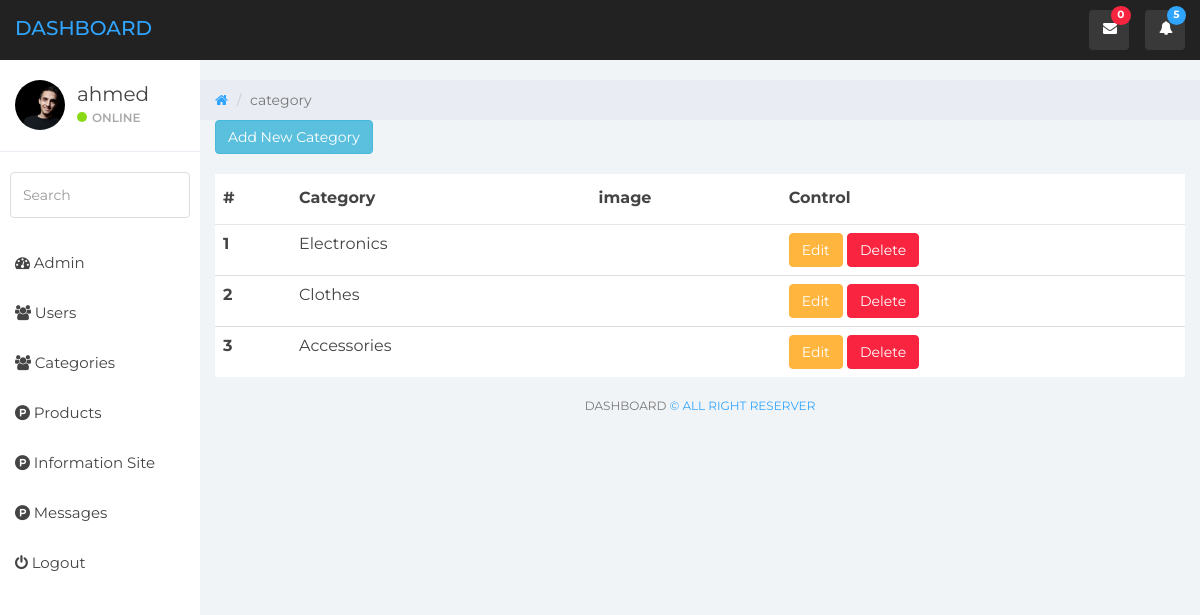
Page /final_project/dashboard/categories.php (signed in) on the committed database.
### tables this page shows
CREATE TABLE `category` (
  `id` int(11) NOT NULL,
  `name` varchar(20) NOT NULL,
  `img` text NOT NULL
);

### final_project/dashboard/view/view_category.php (the view, shortened to what this page needs)
	<a href="?do=add" class="btn btn-info">Add New Category</a>
				<br><br>
				<table class="table table-hover">
  <thead>
    <tr>
      <th scope="col">#</th>
      <th scope="col">Category</th>
      <th scope="col">image</th>
      <th scope="col">Control</th>
    </tr>
  </thead>
  <tbody>
<?php
$index = 1;
$select_categories = "SELECT * FROM category";
$result_categories = $conn->query($select_categories);
foreach ($result_categories as $key) {
	?>
	 <tr>
      <th><?php echo $index++ ?></th>
      <td><?php echo $key['name']; ?></td>
      <td><?php echo $key['img']; ?></td>
      <td>
      	<a href="?do=edit&id=<?php echo $key['id']; ?>" class="btn btn-warning">Edit</a>
<button type="button" class="btn btn-danger" data-toggle="modal" data-target="#exampleModal<?php echo $key['id'];?>">
  Delete
</button>
      </td>
    </tr>
<?php
}
?>
  </tbody>
</table>

### final_project/dashboard/css/styles.css (style rules this page uses)
body { background: #f1f4f7; padding-top: 60px; font-size: 14px; color: #444444; font-family: "Montserrat", "Helvetica Neue", Helvetica, Arial, sans-serif; }
a, a:hover, a:focus { color: #30a5ff; }
.btn-warning, .btn-warning:hover, .btn-warning:focus, .btn-warning:active, .btn-warning.active, .open > .dropdown-toggle.btn-warning, .btn-warning.disabled, .btn-warning[disabled], fieldset[disabled] .btn-warning, .btn-warning.disabled:hover, .btn-warning[disabled]:hover, fieldset[disabled] .btn-warning:hover, .btn-warning.disabled:focus, .btn-warning[disabled]:focus, fieldset[disabled] .btn-warning:focus, .btn-warning.disabled:active, .btn-warning[disabled]:active, fieldset[disabled] .btn-warning:active, .btn-warning.disabled.active, .btn-warning[disabled].active, fieldset[disabled] .btn-warning.active { background-color: #ffb53e; border-color: #ffb53e; }
.btn-danger, .btn-danger:hover, .btn-danger:focus, .btn-danger:active, .btn-danger.active, .open > .dropdown-toggle.btn-danger, .btn-danger.disabled, .btn-danger[disabled], fieldset[disabled] .btn-danger, .btn-danger.disabled:hover, .btn-danger[disabled]:hover, fieldset[disabled] .btn-danger:hover, .btn-danger.disabled:focus, .btn-danger[disabled]:focus, fieldset[disabled] .btn-danger:focus, .btn-danger.disabled:active, .btn-danger[disabled]:active, fieldset[disabled] .btn-danger:active, .btn-danger.disabled.active, .btn-danger[disabled].active, fieldset[disabled] .btn-danger.active { background-color: #f9243f; border-color: #f9243f; }
.table { background: #fff; }
.table > thead > tr > th { border-bottom: 1px solid #e6e7e8; vertical-align: middle; height: 50px; }

### rows in the picture
category: name "Electronics"
category: name "Clothes"
category: name "Accessories"

### other values in the picture
$count "0"
$_SESSION['username'] "ahmed"
